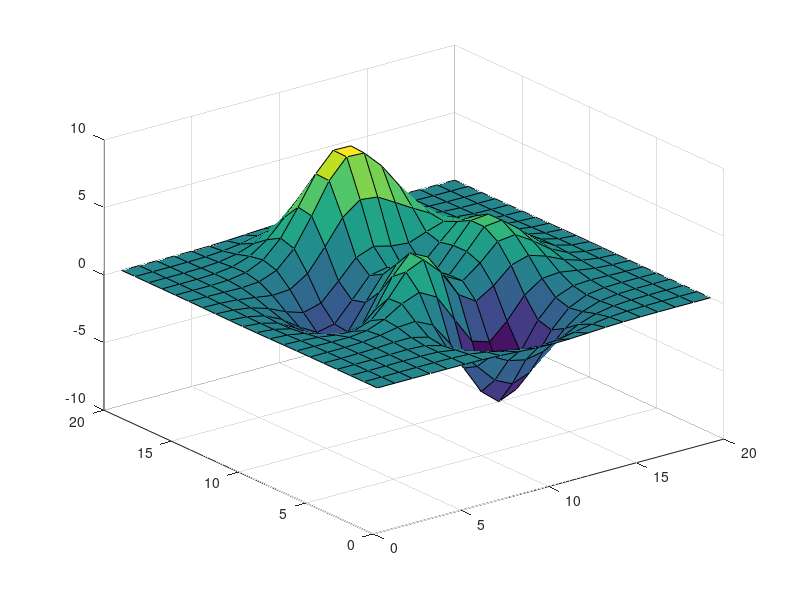
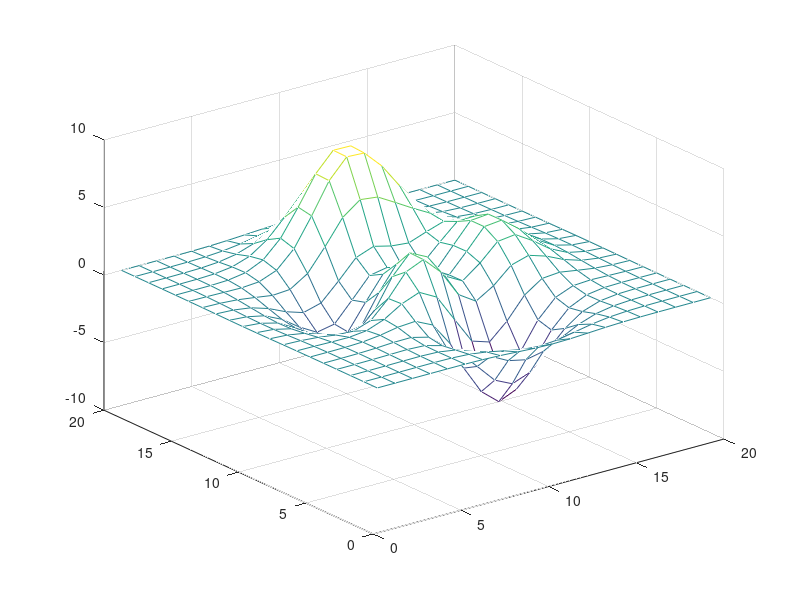
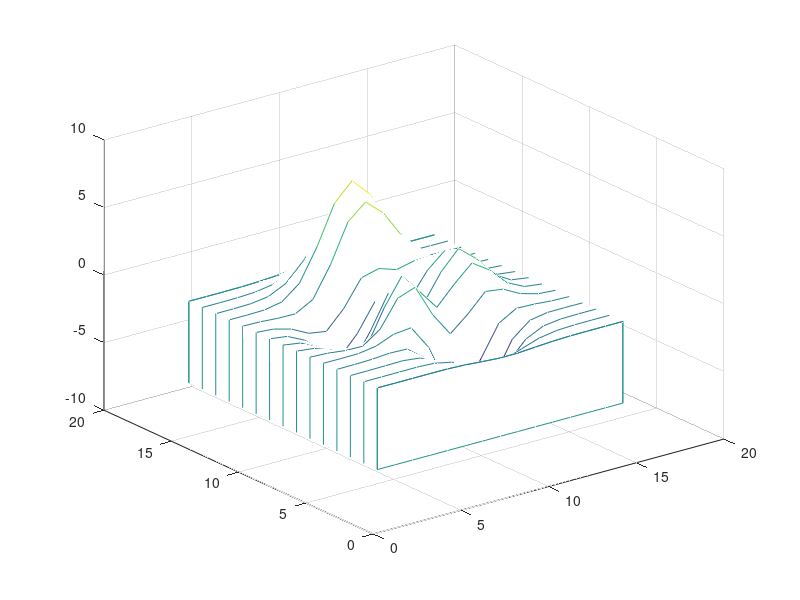
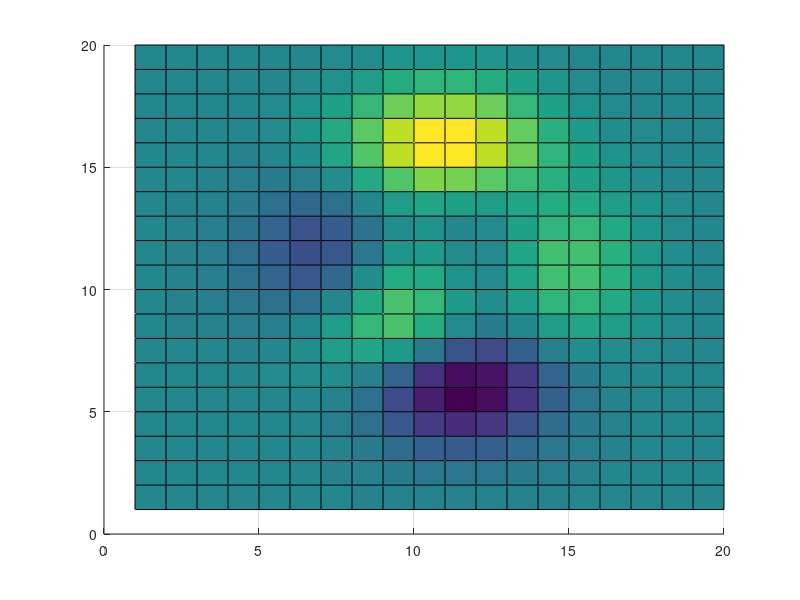

These charts were generated, in order, by the following MATLAB code:
clear;

% 3-D surf / mesh / waterfall export (portion 40; MATLAB R2025b
% probes: surf FaceColor 'flat' (quad colour = FIRST corner's Z),
% edges (0.129)x3; mesh EdgeColor 'flat' (segments by Z); clim auto =
% [min Z, max Z]; default view (-37.5, 30); painter's sort).

figure; surf(peaks(20));
saveas(gcf, [tempdir 'smoke_surf.png']);
n = numel(dir([tempdir 'smoke_surf.png']));
fprintf('surf png = %d (expect 1)\n', n);

figure; mesh(peaks(20));
saveas(gcf, [tempdir 'smoke_mesh.png']);
n = numel(dir([tempdir 'smoke_mesh.png']));
fprintf('mesh png = %d (expect 1)\n', n);

figure; waterfall(peaks(15));
saveas(gcf, [tempdir 'smoke_wf.png']);
n = numel(dir([tempdir 'smoke_wf.png']));
fprintf('waterfall png = %d (expect 1)\n', n);

% Explicit view round-trip (view az el is honoured by the renderer).
figure; surf(peaks(20)); view(0, 90);
saveas(gcf, [tempdir 'smoke_surftop.png']);
n = numel(dir([tempdir 'smoke_surftop.png']));
fprintf('top-view png = %d (expect 1)\n', n);
